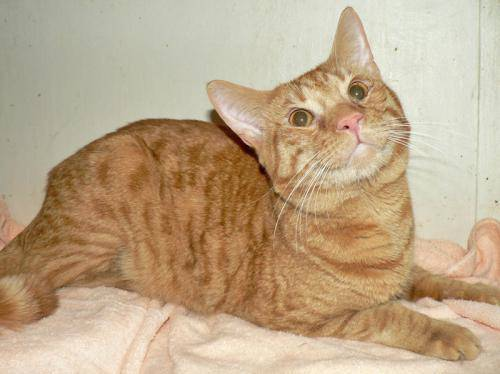
#> input picture TP-Integrador/muestras/imagen_objetivo_gato.jpg, 500 x 374 px; its folder holds only this picture in this run
$ python -i decode.py   (imports and definitions only)
#> lines starting #> are read from the running program, lines starting #| are printed output that depends on the picture
### TP-Integrador/backend/app/core/constants.py
"""Única fuente de verdad de las constantes del algoritmo de fotomosaico.

Los backends (CPU, y en el cambio 2 CUDA y OpenCL) toman estos valores de acá:
ningún otro módulo repite estos literales. Los kernels de GPU los reciben como
``-D`` generados por ``app/backends/kernel_build.py``.
"""

import os


def _env_float(name: str, default: float) -> float:
  """Lee un float de una variable de entorno (ver ``env.example``) o usa el valor por defecto."""
  value = os.environ.get(name, "").strip()
  return float(value) if value else default


# --- Geometría de las teselas y de los descriptores --------------------------

# Lado de cada tesela normalizada por la etapa de carga (tiles_src).
TILE_SRC_PX = 128
# Canales de color (RGB).
RGB_CHANNELS = 3
# Lado de la miniatura que forma el descriptor (8×8 posiciones Lab).
DESC_GRID = 8
# Lado del bloque de la tesela fuente que se promedia por posición (128 / 8).
DESC_BLOCK_PX = TILE_SRC_PX // DESC_GRID
# Largo del descriptor: 8·8 posiciones × 3 canales = 192 floats.
DESC_DIM = DESC_GRID * DESC_GRID * RGB_CHANNELS
# Píxeles de target_src por celda (cada celda es un bloque de 8×8).
CELL_PX = DESC_GRID

# --- Parámetros del trabajo ---------------------------------------------------

# Lados permitidos de la tesela en la imagen final.
ALLOWED_TILE_PX = (16, 32, 64)
DEFAULT_TILE_PX = 32
# Rango de columnas de la grilla (cols).
MIN_COLS = 1
MAX_COLS = 400
# Rango de candidatos por celda (k).
MIN_K = 1
MAX_K = 16
DEFAULT_K = 5
# Rango de la mezcla con el objetivo (alpha).
MIN_ALPHA = 0.0
MAX_ALPHA = 1.0
DEFAULT_ALPHA = 1.0
# Semilla por defecto del generador de choice.
DEFAULT_SEED = 0
MIN_SEED = 0

# --- Representación de píxeles -------------------------------------------------

# Valor máximo de un canal de 8 bits.
MAX_CHANNEL_VALUE = 255
# Sumando para redondear al entero más cercano (mitad hacia arriba).
ROUND_HALF = 0.5

# --- Backend CPU ----------------------------------------------------------------

# Bytes de un float32.
FLOAT32_BYTES = 4
# Presupuesto de memoria de la matriz parcial de distancias [m_chunk, N].
CPU_DISTANCE_BUDGET_BYTES = 64 * 1024 * 1024

# --- Backends GPU (design D2 y D6 del cambio 2) --------------------------------------

# Bytes de un int32 (topk_idx y choice).
INT32_BYTES = 4
# Hilos por bloque (CUDA) o work-group (OpenCL) de los kernels 1D.
BLOCK_1D = 256
# Lado del tile de memoria compartida/local de distances_tiled (bloque 16×16).
MATMUL_TILE = 16
# Hilos por bloque de topk_rows (potencia de 2: el merge final es un árbol).
TOPK_THREADS = 128
# Lado del bloque 2D de compose.
COMPOSE_TILE = 16
# Fracción de la memoria libre de la GPU (CUDA) que puede usar la matriz de distancias.
GPU_MEMORY_FRACTION = _env_float("GPU_MEMORY_FRACTION", 0.8)
# Fracción de la memoria global (OpenCL) que pueden usar los buffers de un trabajo.
OPENCL_MEMORY_FRACTION = _env_float("OPENCL_MEMORY_FRACTION", 0.6)

# --- Carga de imágenes ------------------------------------------------------------

# Formatos que acepta la carga (nombres de formato de Pillow).
SUPPORTED_IMAGE_FORMATS = frozenset({"JPEG", "PNG", "WEBP"})

# --- Equivalencia entre backends (design D3) --------------------------------------

# Diferencia absoluta máxima aceptada entre descriptores Lab de dos backends.
EQUIVALENCE_LAB_TOLERANCE = 1e-2
# Diferencia relativa máxima aceptada entre topk_dist de dos backends.
EQUIVALENCE_DIST_RELATIVE_TOLERANCE = 1e-4
# Fracción mínima de celdas cuyo topk_idx debe coincidir con el de CPU.
MIN_MATCHING_CELLS_RATIO = 0.99

### TP-Integrador/backend/app/loading/decode.py
"""Decodificación y normalización de imágenes.

``decode_into_shared`` es la tarea que ejecutan los procesos del pool de
decodificación (consumidores): abre el bloque de memoria compartida por nombre
y escribe la tesela en su posición, sin devolver píxeles por la cola.
"""

from multiprocessing import shared_memory
from pathlib import Path

import numpy as np
from PIL import Image, ImageOps

from app.core.constants import RGB_CHANNELS, SUPPORTED_IMAGE_FORMATS, TILE_SRC_PX

RGB_MODE = "RGB"
TILE_SHAPE = (TILE_SRC_PX, TILE_SRC_PX, RGB_CHANNELS)


class UnsupportedImageError(ValueError):
  """El archivo es una imagen, pero no de un formato admitido."""


def open_rgb(path: str | Path) -> Image.Image:
  """Abre una imagen admitida, aplica la orientación EXIF y la pasa a RGB."""
  with Image.open(path) as image:
#> image is the input picture: PIL image 500x374 RGB; mean R, G, B 189.5, 166.8, 136.8
    if image.format not in SUPPORTED_IMAGE_FORMATS:
      raise UnsupportedImageError(f"formato no admitido: {image.format}")
    oriented = ImageOps.exif_transpose(image)
    return oriented.convert(RGB_MODE)


def center_square(image: Image.Image) -> Image.Image:
  """Recorta el cuadrado central de la imagen."""
  width, height = image.size
#> width = 500; height = 374
  side = min(width, height)
#> side = 374
  left = (width - side) // 2
#> left = 63
  top = (height - side) // 2
#> top = 0
  return image.crop((left, top, left + side, top + side))
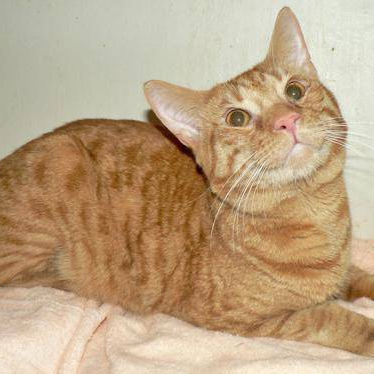
#> returned value: PIL image 374x374 RGB; mean R, G, B 189.6, 163.9, 131.7


def normalize_tile(image: Image.Image) -> np.ndarray:
  """Convierte una imagen RGB en una tesela ``[128, 128, 3]`` uint8."""
  square = center_square(image)
  resized = square.resize((TILE_SRC_PX, TILE_SRC_PX), Image.Resampling.LANCZOS)
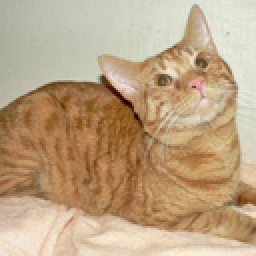
#> resized: PIL image 128x128 RGB (shown 2 times larger); mean R, G, B 189.6, 163.9, 131.7
  return np.array(resized, dtype=np.uint8)


def decode_tile(path: str | Path) -> np.ndarray:
  """Decodifica un archivo y devuelve su tesela normalizada."""
  return normalize_tile(open_rgb(path))


def attach_shared_memory(name: str) -> shared_memory.SharedMemory:
  """Se conecta a un bloque compartido existente sin registrarlo para borrarlo."""
  try:
    return shared_memory.SharedMemory(name=name, track=False)
  except TypeError:  # Python < 3.13 no tiene el parámetro track.
    return shared_memory.SharedMemory(name=name)


def decode_into_shared(task: tuple[str, int, str, int]) -> tuple[int, str | None]:
  """Decodifica una tesela y la escribe en ``tiles[index]`` del bloque compartido.

  Args:
    task: ``(ruta, índice, nombre del bloque compartido, N)``.

  Returns:
    ``(índice, None)`` si salió bien, o ``(índice, motivo)`` si el archivo es inválido.
  """
  path, index, shm_name, n_tiles = task
  try:
    tile = decode_tile(path)
  except Exception as error:  # Cualquier falla de decodificación invalida el archivo.
    return index, f"{type(error).__name__}: {error}"
  block = attach_shared_memory(shm_name)
  try:
    np.ndarray((n_tiles, *TILE_SHAPE), dtype=np.uint8, buffer=block.buf)[index] = tile
  finally:
    block.close()
  return index, None

>>> result = decode_tile('../../../muestras/imagen_objetivo_gato.jpg')

$ run again, on TP-Integrador/muestras/imagen_objetivo_perro.jpg
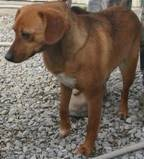
#> input picture TP-Integrador/muestras/imagen_objetivo_perro.jpg, 144 x 159 px
#> in open_rgb, image is the input picture: PIL image 144x159 RGB; mean R, G, B 113.6, 99.4, 87.1
#> width = 144; height = 159
#> side = 144
#> left = 0
#> top = 7
#> in center_square, `return image.crop((left, top, left + side, top + side))`:
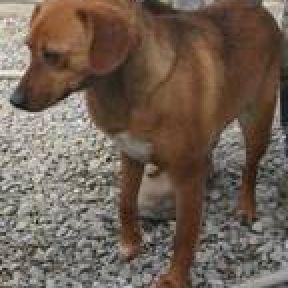
#> returned value: PIL image 144x144 RGB (shown 2 times larger); mean R, G, B 111.3, 96.3, 83.5
#> in normalize_tile, `resized = square.resize((TILE_SRC_PX, TILE_SRC_PX), Image.Resampling.L..`:
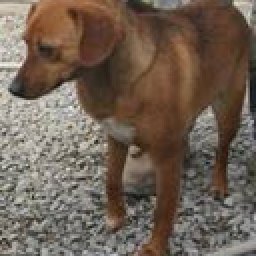
#> resized: PIL image 128x128 RGB (shown 2 times larger); mean R, G, B 111.3, 96.3, 83.5
